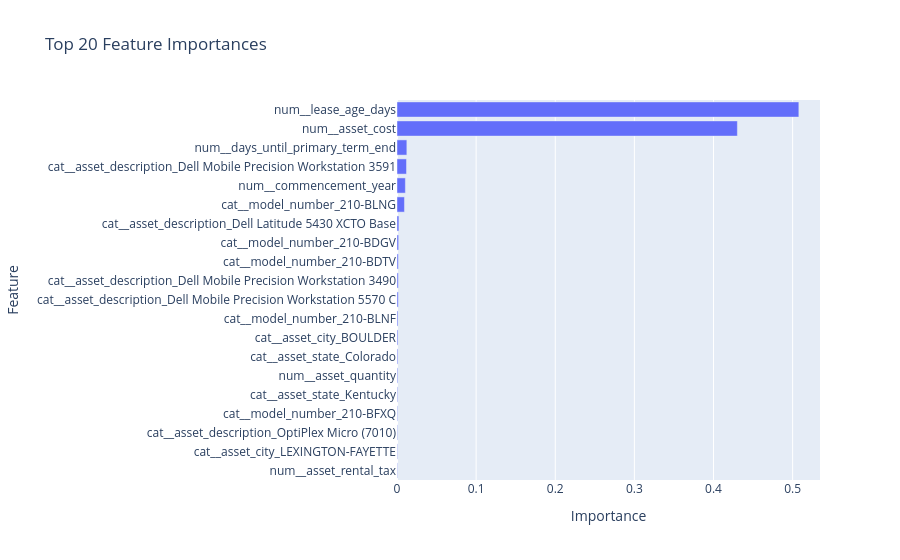

This figure's notebook cell:
### Code cell
# Feature importance for Random Forest
if "Random Forest" in fitted_models:
    rf_pipe = fitted_models["Random Forest"]
    pre = rf_pipe.named_steps["preprocessor"]
    model = rf_pipe.named_steps["model"]
    feature_names = pre.get_feature_names_out()
    importance_df = pd.DataFrame({
        "Feature": feature_names,
        "Importance": model.feature_importances_
    }).sort_values("Importance", ascending=False).head(20)

    fig = px.bar(importance_df, x="Importance", y="Feature", orientation="h", title="Top 20 Feature Importances")
    fig.update_layout(yaxis={"categoryorder": "total ascending"})
    fig.show()
    display(importance_df)

### Figure 1 — Plotly figure (JSON) as saved in the notebook; plotly's stock layout.template omitted (floating-point values rounded to 4 significant figures)
{"data": [{"alignmentgroup": "True", "hovertemplate": "Importance=%{x}<br>Feature=%{y}<extra></extra>", "legendgroup": "", "marker": {"color": "#636efa", "pattern": {"shape": ""}}, "name": "", "offsetgroup": "", "orientation": "h", "showlegend": false, "textposition": "auto", "type": "bar", "x": [0.5078, 0.4302, 0.01245, 0.01202, 0.01059, 0.009424, 0.002382, 0.002073, 0.001671, 0.001602, 0.001582, 0.001193, 0.001141, 0.001006, 0.0009225, 0.0007577, 0.0006886, 0.0005904, 0.0005848, 0.0004866], "xaxis": "x", "y": ["num__lease_age_days", "num__asset_cost", "num__days_until_primary_term_end", "cat__asset_description_Dell Mobile Precision Workstation 3591", "num__commencement_year", "cat__model_number_210-BLNG", "cat__asset_description_Dell Latitude 5430 XCTO Base", "cat__model_number_210-BDGV", "cat__model_number_210-BDTV", "cat__asset_description_Dell Mobile Precision Workstation 3490", "cat__asset_description_Dell Mobile Precision Workstation 5570 C", "cat__model_number_210-BLNF", "cat__asset_city_BOULDER", "cat__asset_state_Colorado", "num__asset_quantity", "cat__asset_state_Kentucky", "cat__model_number_210-BFXQ", "cat__asset_description_OptiPlex Micro (7010)", "cat__asset_city_LEXINGTON-FAYETTE", "num__asset_rental_tax"], "yaxis": "y"}], "layout": {"barmode": "relative", "legend": {"tracegroupgap": 0}, "title": {"text": "Top 20 Feature Importances"}, "xaxis": {"anchor": "y", "domain": [0, 1], "title": {"text": "Importance"}}, "yaxis": {"anchor": "x", "categoryorder": "total ascending", "domain": [0, 1], "title": {"text": "Feature"}}}}
